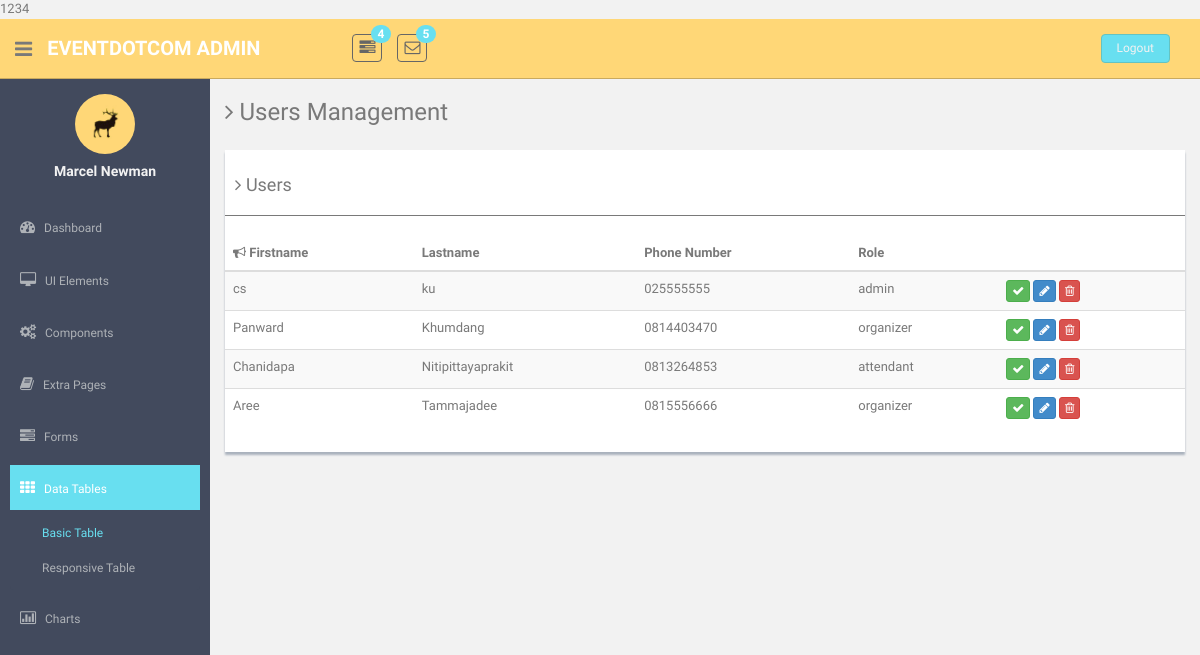
Screenshot of /admin/UserManage.php with the database file from the repository.
### tables this page shows
CREATE TABLE `users` (
  `userid` int(11) NOT NULL,
  `type` varchar(10) DEFAULT NULL,
  `fname` varchar(50) DEFAULT NULL,
  `lname` varchar(50) DEFAULT NULL,
  `address` varchar(200) DEFAULT NULL,
  `phoneno` varchar(15) DEFAULT NULL,
  `email` varchar(50) DEFAULT NULL,
  `pwd` varchar(1000) DEFAULT NULL,
  `uname` varchar(20) DEFAULT NULL,
  `ustatus` tinyint(1) DEFAULT NULL,
  `confirmcode` int(11) DEFAULT NULL,
  `gender` varchar(6) DEFAULT NULL,
  `birthday` date DEFAULT NULL
);

### admin/UserManage.php (the view, shortened to what this page needs)
<!DOCTYPE html>
<html lang="en">
  <head>
    <link href="assets/css/bootstrap.css" rel="stylesheet">
    <link href="assets/font-awesome/css/font-awesome.css" rel="stylesheet" />
    <link href="assets/css/style.css" rel="stylesheet">
    <link href="assets/css/style-responsive.css" rel="stylesheet">
    <?php
     require 'assets/php/dbms.php';
    $db = new DBMS();
    $result = $db->getAllUser();
    ?>
  </head>
  <body>
  <section id="container" >
      <header class="header black-bg">
              <div class="sidebar-toggle-box">
                  <div class="fa fa-bars tooltips" data-placement="right" data-original-title="Toggle Navigation"></div>
              </div>
            <a href="index.html" class="logo"><b>Eventdotcom Admin</b></a>
            <div class="nav notify-row" id="top_menu">
                <ul class="nav top-menu">
                    <li class="dropdown">
                        <a data-toggle="dropdown" class="dropdown-toggle" href="index.html#">
                            <i class="fa fa-tasks"></i>
                            <span class="badge bg-theme">4</span>
                        </a>
                    </li>
                    <li id="header_inbox_bar" class="dropdown">
                        <a data-toggle="dropdown" class="dropdown-toggle" href="index.html#">
                            <i class="fa fa-envelope-o"></i>
                            <span class="badge bg-theme">5</span>
                        </a>
                    </li>
                </ul>
            </div>
            <div class="top-menu">
            	<ul class="nav pull-right top-menu">
                    <li><a class="logout" href="login.html">Logout</a></li>
            	</ul>
            </div>
        </header>
      <aside>
          <div id="sidebar"  class="nav-collapse ">
              <ul class="sidebar-menu" id="nav-accordion">
              	  <p class="centered"><a href="profile.html"><img src="assets/img/ui-sam.jpg" class="img-circle" width="60"></a></p>
              	  <h5 class="centered">Marcel Newman</h5>
                  <li class="mt">
                      <a href="index.html">
                          <i class="fa fa-dashboard"></i>
                          <span>Dashboard</span>
                      </a>
                  </li>
                  <li class="sub-menu">
                      <a href="javascript:;" >
                          <i class="fa fa-desktop"></i>
                          <span>UI Elements</span>
                      </a>
                  </li>
                  <li class="sub-menu">
                      <a href="javascript:;" >
                          <i class="fa fa-cogs"></i>
                          <span>Components</span>
                      </a>
                  </li>
                  <li class="sub-menu">
                      <a href="javascript:;" >
                          <i class="fa fa-book"></i>
                          <span>Extra Pages</span>
                      </a>
                  </li>
                  <li class="sub-menu">
                      <a href="javascript:;" >
                          <i class="fa fa-tasks"></i>
                          <span>Forms</span>
                      </a>
                  </li>
                  <li class="sub-menu">
                      <a class="active" href="javascript:;" >
                          <i class="fa fa-th"></i>
                          <span>Data Tables</span>
                      </a>
                      <ul class="sub">
                          <li class="active"><a  href="basic_table.html">Basic Table</a></li>
                          <li><a  href="responsive_table.html">Responsive Table</a></li>
                      </ul>
                  </li>
                  <li class="sub-menu">
                      <a href="javascript:;" >
                          <i class=" fa fa-bar-chart-o"></i>
                          <span>Charts</span>
                      </a>
                  </li>
              </ul>
          </div>
      </aside>
      <section id="main-content">
          <section class="wrapper">
          	<h3><i class="fa fa-angle-right"></i> Users Management</h3>
              <div class="row mt">
                  <div class="col-md-12">
                      <div class="content-panel">
                          <table class="table table-striped table-advance table-hover">
	                  	  	  <h4><i class="fa fa-angle-right"></i> Users</h4>
	                  	  	  <hr>
                              <thead>
                              <tr>
                                  <th><i class="fa fa-bullhorn"></i> Firstname</th>
                                  <th class="hidden-phone"></i> Lastname</th>
                                  <th> Phone Number</th>
                                  <th><i ></i> Role</th>
                                  <th></th>
                              </tr>
                              </thead>
                              <tbody>
                                <?php
                                  foreach ($result as $row) {
                                    echo"<tr>
                                        <td>" .$row['fname']."</td><td>".$row['lname']."</td><td>".$row['phoneno']."</td><td>".$row['type']."</td>".
                                          '<td>
                                      <button class="btn btn-success btn-xs"><i class="fa fa-check"></i></button>
                                      <button class="btn btn-primary btn-xs"><i class="fa fa-pencil"></i></button>
                                      <button class="btn btn-danger btn-xs"><i class="fa fa-trash-o "></i></button>
                                  </td></tr>';
                                  }
                                ?>
                              </tbody>
                          </table>
                      </div>
                  </div>
              </div>
		</section><! --/wrapper -->
      </section>
  </section>
  </body>
</html>

### admin/assets/php/dbms.php (shortened to what this page needs)
<?php
class DBMS{
	private $servername = "localhost";
  	private $usernamedb = "root";
  	private $passworddb = "";
  	private $dbname = "eventdotcom";
  	private $conn = null;
  	function __construct(){
    	try {
      	$this->conn = new PDO("mysql:host=$this->servername;dbname=$this->dbname", $this->usernamedb, $this->passworddb);
      	$this->conn->setAttribute(PDO::ATTR_ERRMODE, PDO::ERRMODE_EXCEPTION);
    	}
    	catch(PDOException $e) {
        	echo "Error: " . $e->getMessage();
    	}
  	}
  	function getAllUser(){
  		try{
  			$stmt = $this->conn->prepare("SELECT *  FROM users");
  			$stmt->execute();
  			$result = $stmt->fetchAll();
  			foreach ($result as $row) {
  				echo $row['userid'];
  			}
      		return $result;
  		}catch (Exception $e) {
  			echo "<br>" . $e->getMessage();
  		}
  	}
}
?>

### admin/assets/css/style.css (style rules this page uses)
body { color: #797979; background: #f2f2f2; font-family: 'Ruda', sans-serif; padding: 0px !important; margin: 0px !important; font-size:13px; }
ul li { list-style: none; }
a, a:hover, a:focus { text-decoration: none; outline: none; }
#container { width: 100%; height: 100%; }
.bg-theme { background-color: #68dff0; }
hr { margin-top: 20px; margin-bottom: 20px; border: 0; border-top: 1px solid #797979; }
.centered { text-align: center; }
.mt { margin-top: 25px; }
ul.top-menu > li > .logout { color: #f2f2f2; font-size: 12px; border-radius: 4px; -webkit-border-radius: 4px; border: 1px solid #64c3c2 !important; padding: 5px 15px; margin-right: 15px; background: #68dff0; margin-top: 15px; }
#sidebar { width: 210px; height: 100%; position: fixed; background: #424a5d; }
#sidebar h5 { color: #f2f2f2; font-weight: 700; }
#sidebar ul li { position: relative; }
#sidebar .sub-menu > .sub li { padding-left: 32px; }
#sidebar .sub-menu > .sub li:last-child { padding-bottom: 10px; }
ul.sidebar-menu , ul.sidebar-menu li ul.sub { margin: -2px 0 0; padding: 0; }
ul.sidebar-menu { margin-top: 75px; }
#sidebar > ul > li > ul.sub { display: none; }
#sidebar > ul > li.active > ul.sub, #sidebar > ul > li > ul.sub > li > a { display: block; }
ul.sidebar-menu li ul.sub li { background: #424a5d; margin-bottom: 0; margin-left: 0; margin-right: 0; }
ul.sidebar-menu li ul.sub li:last-child { border-radius: 0 0 4px 4px; -webkit-border-radius: 0 0 4px 4px; }
ul.sidebar-menu li ul.sub li a { font-size: 12px; padding: 6px 0; line-height: 35px; height: 35px; -webkit-transition: all 0.3s ease; -moz-transition: all 0.3s ease; -o-transition: all 0.3s ease; -ms-transition: all 0.3s ease; transition: all 0.3s ease; color: #aeb2b7; }
ul.sidebar-menu li ul.sub li.active a { color: #68dff0; -webkit-transition: all 0.3s ease; -moz-transition: all 0.3s ease; -o-transition: all 0.3s ease; -ms-transition: all 0.3s ease; transition: all 0.3s ease; display: block; }
ul.sidebar-menu li { margin-bottom: 5px; margin-left:10px; margin-right:10px; }
ul.sidebar-menu li.sub-menu { line-height: 15px; }
ul.sidebar-menu li a span { display: inline-block; }
ul.sidebar-menu li a { color: #aeb2b7; text-decoration: none; display: block; padding: 15px 0 15px 10px; font-size: 12px; outline: none; -webkit-transition: all 0.3s ease; -moz-transition: all 0.3s ease; -o-transition: all 0.3s ease; -ms-transition: all 0.3s ease; transition: all 0.3s ease; }
ul.sidebar-menu li a.active, ul.sidebar-menu li a:hover, ul.sidebar-menu li a:focus { background: #68dff0; color: #fff; display: block; -webkit-transition: all 0.3s ease; -moz-transition: all 0.3s ease; -o-transition: all 0.3s ease; -ms-transition: all 0.3s ease; transition: all 0.3s ease; }
ul.sidebar-menu li a i { font-size: 15px; padding-right: 6px; }
ul.sidebar-menu li a.active i { color: #fff; }
#main-content { margin-left: 210px; }
.header, .footer { min-height: 60px; padding: 0 15px; }
.header { position: fixed; left: 0; right: 0; z-index: 1002; }
.black-bg { background: #ffd777; border-bottom: 1px solid #c9aa5f; }
.wrapper { display: inline-block; margin-top: 60px; padding-left: 15px; padding-right: 15px; padding-bottom: 15px; padding-top: 0px; width: 100%; }
a.logo { font-size: 20px; color: #ffffff; float: left; margin-top: 15px; text-transform: uppercase; }
a.logo b { font-weight: 900; }
#top_menu .nav > li, ul.top-menu > li { float: left; }
.notify-row { float: left; margin-top: 15px; margin-left: 92px; }
ul.top-menu > li > a { color: #666666; font-size: 16px; border-radius: 4px; -webkit-border-radius: 4px; border:1px solid #666666 !important; padding: 2px 6px; margin-right: 15px; }
.notify-row .badge { position: absolute; right: -10px; top: -10px; z-index: 100; }
.sidebar-toggle-box { float: left; padding-right: 15px; margin-top: 20px; }
.sidebar-toggle-box .fa-bars { cursor: pointer; display: inline-block; font-size: 20px; }
.content-panel { background: #ffffff; box-shadow: 0px 3px 2px #aab2bd; padding-top: 15px; padding-bottom: 5px; }
.content-panel h4 { margin-left: 10px; }

### rows the page displays
users: userid "2", fname "Panward", lname "Khumdang", phoneno "0814403470", type "organizer"
users: userid "3", fname "Chanidapa", lname "Nitipittayaprakit", phoneno "0813264853", type "attendant"
users: userid "4", fname "Aree", lname "Tammajadee", phoneno "0815556666", type "organizer"
users: fname "cs", lname "ku", phoneno "025555555", type "admin"
